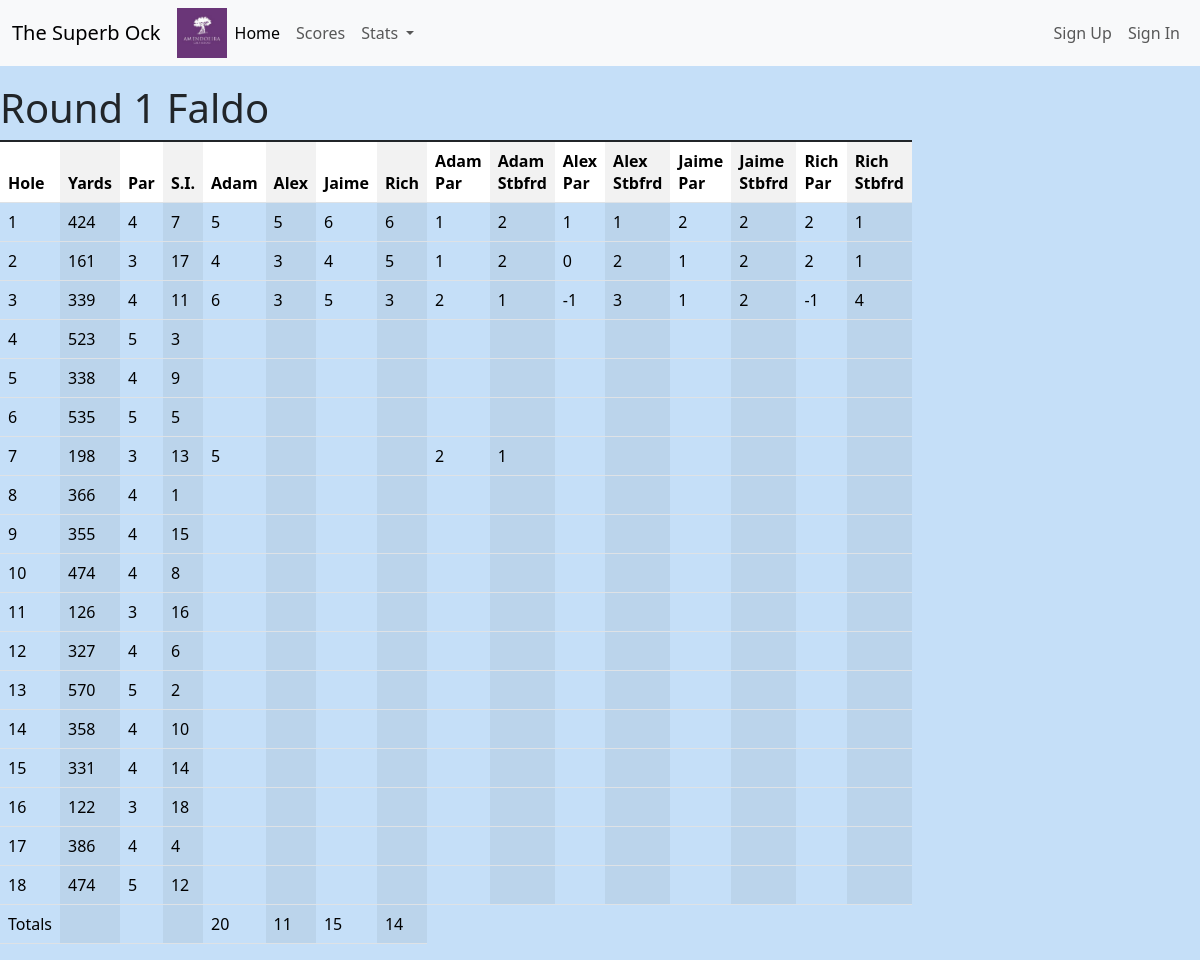
The app's page /scoringreadlist/1/, older data.
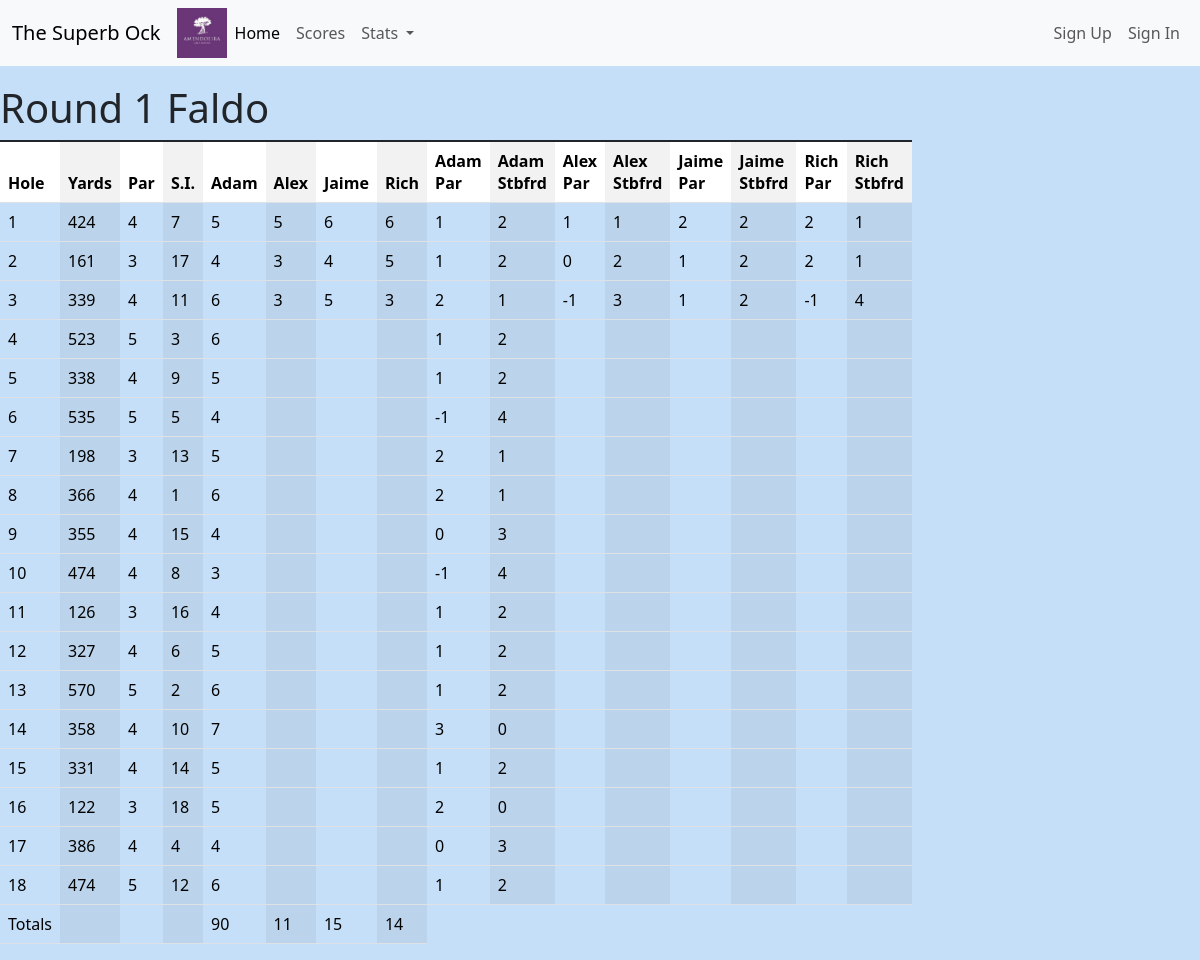
The same page, newer data.
### courses/models.py (models this page shows)
class Scoring(models.Model):
    round_number = models.ForeignKey(Round,on_delete=models.CASCADE)
    hole = models.ForeignKey(Hole,on_delete=models.CASCADE)
    adam = models.IntegerField(null=True,blank=True)
    alex = models.IntegerField(null=True,blank=True)
    jaime = models.IntegerField(null=True,blank=True)
    rich = models.IntegerField(null=True,blank=True)
    adam_stable = models.IntegerField(null=True,blank=True)
    alex_stable = models.IntegerField(null=True,blank=True)
    jaime_stable = models.IntegerField(null=True,blank=True)
    rich_stable = models.IntegerField(null=True,blank=True)
    adam_to_par = models.IntegerField(null=True,blank=True)
    alex_to_par = models.IntegerField(null=True,blank=True)
    jaime_to_par = models.IntegerField(null=True,blank=True)
    rich_to_par = models.IntegerField(null=True,blank=True)
    sandies = models.CharField(max_length=10,default='')
    def __str__(self) -> str:
        return str(self.round_number) + ' : ' + str(self.hole)

class Hole(models.Model):
    course = models.CharField(max_length=10)
    tees = models.CharField(max_length=7)
    hole = models.IntegerField(default=1)
    yards = models.IntegerField(default=200)
    par = models.IntegerField(default=4)
    stroke_index = models.IntegerField(default=1)
    slope_rating = models.IntegerField(default=113)
    def __str__(self) -> str:
        return str(self.course)+": "+str(self.tees) + " Hole " + str(self.hole)

### courses/views.py (the view)
# urls.py: path('scoringreadlist/<int:round_number>/', views.scoringReadlistRound,name='scoringreadlistround'),
def scoringReadlistRound(request, round_number):
    round = Round.objects.all()[round_number-1]
    data = Scoring.objects.filter(round_number=round)
    total = Scoring.objects.filter(round_number=round).values()
    total_table = {'adam': {'total': 0, 'par': 0, 'stable': 0},
                   'alex': {'total': 0, 'par': 0, 'stable': 0},
                   'jaime': {'total': 0, 'par': 0, 'stable': 0},
                   'rich': {'total': 0, 'par': 0, 'stable': 0}}
    for row in total:
        if row['adam']:
            total_table['adam']['total'] += int(row['adam'])
            total_table['adam']['par'] += int(row['adam_to_par'])
            total_table['adam']['stable'] += int(row['adam_stable'])
        if row['alex']:
            total_table['alex']['total'] += int(row['alex'])
            total_table['alex']['par'] += int(row['alex_to_par'])
            total_table['alex']['stable'] += int(row['alex_stable'])
        if row['jaime']:
            total_table['jaime']['total'] += int(row['jaime'])
            total_table['jaime']['par'] += int(row['jaime_to_par'])
            total_table['jaime']['stable'] += int(row['jaime_stable'])
        if row['rich']:
            total_table['rich']['total'] += int(row['rich'])
            total_table['rich']['par'] += int(row['rich_to_par'])
            total_table['rich']['stable'] += int(row['rich_stable'])
    return render(request, 'courses/scoringReadlistRound.html', {'card': data, 'round': str(data[0])[:str(data[0]).find(":")], 'total': total_table, })

### courses/models.py (called while the page is built)
    def __str__(self) -> str:
        return 'Round ' + str(self.round_number) + ' ' + str(self.course) + ' : ' + str(self.tees) + ' tees'

### courses/templates/courses/scoringReadlistRound.html (shortened to what this page needs)
{% extends 'courses/base.html' %}
{% block content%}
  {% load static %}
  <h1>{{round}}</h1>
  <div class="row">
    <div class="col-4">
<table class="table table-hover table-group-divider table-striped-columns">
  <thead>
  <tr>
      <th>Hole</th>
      <th>Yards</th>
      <th>Par</th>
      <th>S.I.</th>
      <th>Adam</th>
      <th>Alex</th>
      <th>Jaime</th>
      <th>Rich</th>
      <th>Adam Par</th>
      <th>Adam Stbfrd</th>
      <th>Alex Par</th>
      <th>Alex Stbfrd</th>
      <th>Jaime Par</th>
      <th>Jaime Stbfrd</th>
      <th>Rich Par</th>
      <th>Rich Stbfrd</th>
    </tr>
  </thead>
  <tbody>
    {% for hole in card %}
    <tr>
      <td>{{ hole.hole.hole }}</td>
      <td>{{ hole.hole.yards }}</td>
      <td>{{ hole.hole.par }}</td>
      <td>{{ hole.hole.stroke_index }}</td>
      <td>{% if hole.adam %}{{hole.adam}}{% endif %}</td>
      <td>{% if hole.alex %}{{hole.alex}}{% endif %}</td>
      <td>{% if hole.jaime %}{{hole.jaime}}{% endif %}</td>
      <td>{% if hole.rich %}{{hole.rich}}{% endif %}</td>
      <td>{% if hole.adam %}{{hole.adam_to_par}}{% endif %}</td>
      <td>{% if hole.adam %}{{hole.adam_stable}}{% endif %}</td>
      <td>{% if hole.alex %}{{hole.alex_to_par}}{% endif %}</td>
      <td>{% if hole.alex %}{{hole.alex_stable}}{% endif %}</td>
      <td>{% if hole.jaime %}{{hole.jaime_to_par}}{% endif %}</td>
      <td>{% if hole.jaime %}{{hole.jaime_stable}}{% endif %}</td>
      <td>{% if hole.rich %}{{hole.rich_to_par}}{% endif %}</td>
      <td>{% if hole.rich %}{{hole.rich_stable}}{% endif %}</td>
   </tr>
   {% endfor %}
   <tr>
    <td>Totals</td>
    <td></td>
    <td></td>
    <td></td>
    <td>{{total.adam.total}}</td>
    <td>{{total.alex.total}}</td>
    <td>{{total.jaime.total}}</td>
    <td>{{total.rich.total}}</td>
   </tr>
  </tbody>
  </div>
  </div>
{% endblock %}

### courses/templates/courses/base.html (shortened to what this page needs)
<html lang="en">
<head>
  <link
  href="https://cdn.jsdelivr.net/npm/bootstrap@5.3.1/dist/css/bootstrap.min.css"
  rel="stylesheet"
/>
{% load static %}
<link rel="stylesheet" href="{% static 'courses/styles.css' %}" />
</head>
<body>
<nav class="navbar navbar-expand-lg navbar-light bg-light fixed-top d-flex">
  <div class="container-fluid">
    <a class="navbar-brand d-flex" href="{% url 'home' %}">The Superb Ock</a>
    <a href="https://www.amendoeiraresort.com/en/" class="d-flex"><img src="{% static 'courses/amen.jpg' %}" height="50px" width="50px" alt=""></a>
    <div class="collapse navbar-collapse" id="navbarSupportedContent">
      <ul class="navbar-nav me-auto mb-2 mb-lg-0">
        <li class="nav-item">
          <a class="nav-link active" aria-current="page" href="{% url 'home' %}">Home</a>
        </li>
        <li class="nav-item">
          {% if 'courses.change_scoring' in user.get_user_permissions %}
          <a class="nav-link" href="{% url 'scoring' %}">Scores</a>
          {% else %}
          <a class="nav-link" href="{% url 'scoringreadlist' %}">Scores</a>
          {% endif %}
        </li>
        <li class="nav-item dropdown">
          <a
            class="nav-link dropdown-toggle"
            href="{% url 'score_stats' %}"
            id="navbarDropdown"
            role="button"
            data-bs-toggle="dropdown"
            aria-expanded="false"
          >
            Stats
          </a>
        </li>
      </ul>
      <ul class="navbar-nav">
        {% if user.is_authenticated %}
        <li>
          <a class="nav-link dropdown">Logged in as {{user.username}}</a>
        </li>
        <li>
          <form action="{% url 'logoutuser' %}" method="POST" class="d-flex">
            {% csrf_token %}
            <button type="submit" class="nav-link">Log Out</button>
          </form>
        </li>
        {% else %}
        <li>
          <a class="nav-link dropdown" href="{% url 'sign_up_user' %}"
            >Sign Up</a
          >
        </li>
        <li>
          <a class="nav-link dropdown" href="{% url 'loginuser' %}">Sign In</a>
        </li>
        {% endif %}
      </ul>
    </div>
  </div>
</nav>
<br />
{% block content %}{% endblock %}
</body>
</html>

### courses/static/courses/styles.css (style rules this page uses)
body { background-color: #C5DFF8; padding-top: 60px; }
table.table tr td { background-color:#C5DFF8; }
.navbar { padding: auto; }

Row changes from the older to the newer data that the page shows:
changed Scoring (number 4 of 18 on the later page): adam (not shown) → "6"; adam_to_par (not shown) → "1"; adam_stable (not shown) → "2"
changed Scoring (number 5 of 18 on the later page): adam (not shown) → "5"; adam_to_par (not shown) → "1"; adam_stable (not shown) → "2"
changed Scoring (number 6 of 18 on the later page): adam (not shown) → "4"; adam_to_par (not shown) → "-1"; adam_stable (not shown) → "4"
changed Scoring (number 8 of 18 on the later page): adam (not shown) → "6"; adam_to_par (not shown) → "2"; adam_stable (not shown) → "1"
changed Scoring (number 9 of 18 on the later page): adam (not shown) → "4"; adam_to_par (not shown) → "0"; adam_stable (not shown) → "3"
changed Scoring (number 10 of 18 on the later page): adam (not shown) → "3"; adam_to_par (not shown) → "-1"; adam_stable (not shown) → "4"
changed Scoring (number 11 of 18 on the later page): adam (not shown) → "4"; adam_to_par (not shown) → "1"; adam_stable (not shown) → "2"
changed Scoring (number 12 of 18 on the later page): adam (not shown) → "5"; adam_to_par (not shown) → "1"; adam_stable (not shown) → "2"
changed Scoring (number 13 of 18 on the later page): adam (not shown) → "6"; adam_to_par (not shown) → "1"; adam_stable (not shown) → "2"
changed Scoring (number 14 of 18 on the later page): adam (not shown) → "7"; adam_to_par (not shown) → "3"; adam_stable (not shown) → "0"
changed Scoring (number 15 of 18 on the later page): adam (not shown) → "5"; adam_to_par (not shown) → "1"; adam_stable (not shown) → "2"
changed Scoring (number 16 of 18 on the later page): adam (not shown) → "5"; adam_to_par (not shown) → "2"; adam_stable (not shown) → "0"
changed Scoring (number 17 of 18 on the later page): adam (not shown) → "4"; adam_to_par (not shown) → "0"; adam_stable (not shown) → "3"
changed Scoring (number 18 of 18 on the later page): adam (not shown) → "6"; adam_to_par (not shown) → "1"; adam_stable (not shown) → "2"
Text that changed along with them:
{{ total.adam.total }}: "20" → "90"
